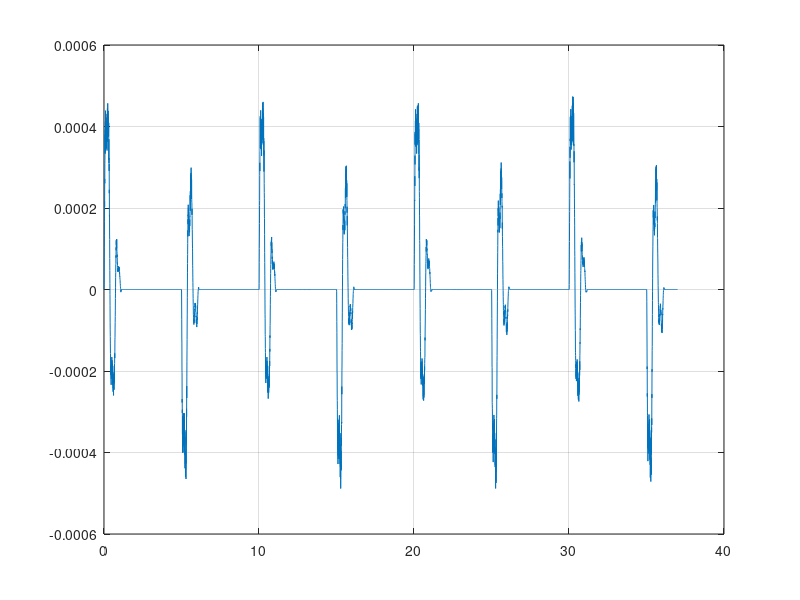

MATLAB code for this plot: (Note: this script raises an error after producing the figure.)
close all;
clear;
clc;

% Load folder data
addpath('data_3DOFsystem');
file = dir(fullfile('data_3DOFsystem', '*.mat'));

load data_steps
x1;
displacement = [length(x1)];
displacement(1)=0;
%% convertion encoder counts to displacement
    for i = 2:length(x1)
       displacement(i,1) = 0.0706 * ((x1(i) - x1(i-1))/16000);
    end


figure();
plot(t, displacement)
grid()

%% simbolic matrix
syms m1 m2 m3 c1 c2 c3 k1 k2 k3 x1__ x2__ x3__ x1_ x2_ x3_ x1 x2 x3

M = [m1 0 0; 0 m2 0; 0 0 m3]
C = [c1 0 0; 0 c2 0; 0 0 c3]
K = [k1 -k1 0; -k1 k2+k1 -k2; 0 -k2 k2+k3]

% compute matrix [G(s)]
syms s
A = M * s^2 + C*s + K

% compute det([G(s)])
det = det(A)

% compute inverse inv([G(s)])
num = inv(A)


%% search the value for theta 

% assign numerical value
m1 = 1.5;
m2 = 1.5;
m3 = 1.5;

k1 = 800;
k2 = k1;
k3 = 400;

c1 = 4;
c2 = 4;
c3 = 4;

% costant force parameters
k_a = 2;
k_t = 0.1;
k_mp =1/26.25;

% force 
F = zeros(length(t), 3);
f = (k_a * k_t * k_mp) * v;

F(:,1) = f;

% compute transfer function
s = tf('s');

den = 1/(k1*k2*k3 + c1*k1*k2*s + c1*k1*k3*s + c2*k1*k2*s + c1*k2*k3*s + c2*k1*k3*s + c3*k1*k2*s + c1*c2*c3*s^3 + c1*c2*k2*s^2 + c1*c3*k1*s^2 + c1*c2*k3*s^2 + c1*c3*k2*s^2 + c2*c3*k1*s^2 + c1*c2*m3*s^4 + c1*c3*m2*s^4 + c2*c3*m1*s^4 + c1*k1*m3*s^3 + c1*k2*m2*s^3 + c2*k2*m1*s^3 + c3*k1*m1*s^3 + c1*k2*m3*s^3 + c1*k3*m2*s^3 + c2*k1*m3*s^3 + c2*k3*m1*s^3 + c3*k1*m2*s^3 + c3*k2*m1*s^3 + c1*m2*m3*s^5 + c2*m1*m3*s^5 + c3*m1*m2*s^5 + k1*k2*m1*s^2 + k1*k2*m2*s^2 + k1*k3*m1*s^2 + k1*k2*m3*s^2 + k1*k3*m2*s^2 + k2*k3*m1*s^2 + k1*m1*m3*s^4 + k2*m1*m2*s^4 + k1*m2*m3*s^4 + k2*m1*m3*s^4 + k3*m1*m2*s^4 + m1*m2*m3*s^6);
num = inv([[ m1*s^2 + c1*s + k1,                     -k1,                       0]
[                -k1, m2*s^2 + c2*s + k1 + k2,                     -k2]
[                  0,                     -k2, m3*s^2 + c3*s + k2 + k3]]);

% transfer fuction
G = tf(num,den)
figure();
lsim(G,F,t);


% compare plot
o = lsim(G,F,t);
figure(1)
hold on
plot(t,o(:,1))

% force are wrong?
%%
